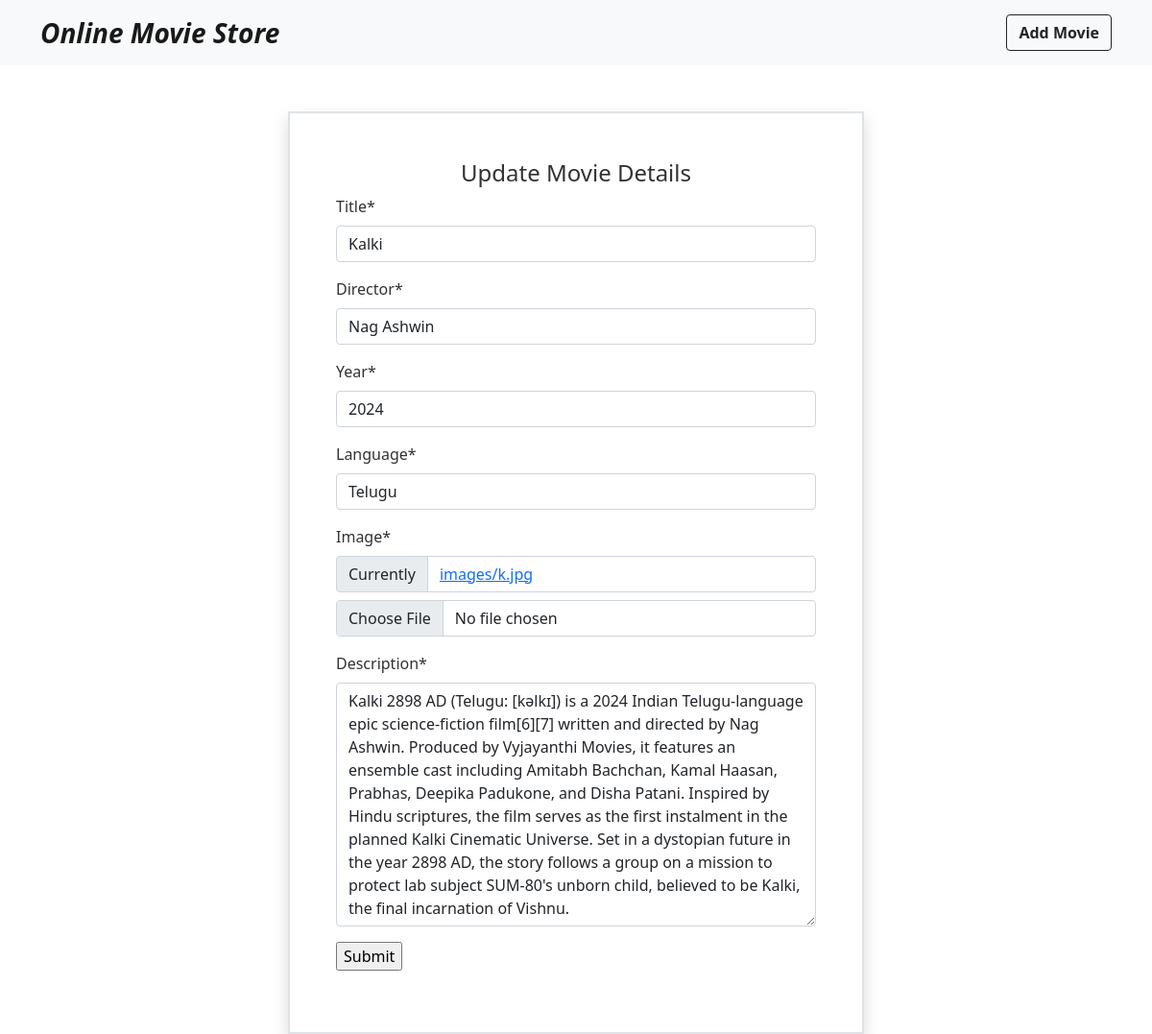
Screenshot of /update/2 with the database file from the repository.
### movieapp/models.py (models this page shows)
class Movie(models.Model):
    title = models.CharField(max_length=30)
    director = models.CharField(max_length=30)
    year = models.IntegerField()
    language = models.CharField(max_length=30)
    image = models.ImageField(upload_to="images")
    description = models.TextField()

### movieapp/views.py (the view, shortened to what this page needs)
# urls.py: path('update/<int:i>', views.UpdateView.as_view(), name='update'),
class UpdateView(View):
    def get(self,request,i):
        m=Movie.objects.get(id=i)
        form_instance=MovieForm(instance=m)
        context = {'form':form_instance}
        return render(request, 'updatemovie.html', context)

### movieapp/forms.py
class MovieForm(forms.ModelForm):
    class Meta:
        model = Movie
        fields ="__all__"

### movieapp/templates/updatemovie.html (shortened to what this page needs)
{% extends 'base.html' %}
{% load crispy_forms_tags %}
{% block content %}
<div class="container w-50 p-5 border border-2 shadow mt-5">
<h4 class="text-center">Update Movie Details</h4>
<form method="post" enctype="multipart/form-data">
    {{form|crispy}}
    <div class="mb-3">
        <input type="submit">
    </div>
</form>
</div>
{% endblock %}

### movieapp/static/css/style.css (style rules this page uses)
body { background-color:secondary; color:#323232; }

### rows the page displays
Movie: title "Kalki", director "Nag Ashwin", year "2024", language "Telugu", description "Kalki 2898 AD (Telugu: [kəlkɪ]) is a 2024 Indian Telugu-language epic science-fiction film[6][7] written and directed by Nag Ashwin. Produced by Vyjayanthi Movies, it features an ensemble cast including Amitabh Bachchan, Kamal Haasan, Prabhas, Deepika Padukone, and Disha Patani. Inspired by Hindu scriptures, the film serves as the first instalment in the planned Kalki Cinematic Universe. Set in a dystopian future in the year 2898 AD, the story follows a group on a mission to protect lab subject SUM-80's unborn child, believed to be Kalki, the final incarnation of Vishnu."
